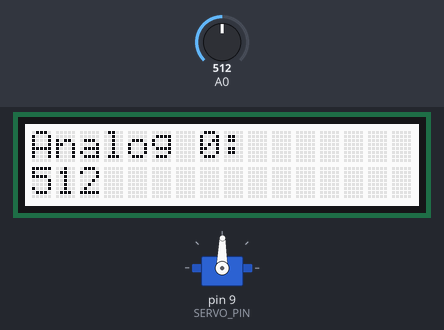
This sketch was run on a simulated Arduino Uno, built with avr-gcc and run on an emulated ATmega328P. Shown: 16×2 character LCD, servo. The inputs (shaded band) are chosen by the test bench; at power-on: A0 = 512. What the sketch prints to the serial monitor is not drawn.

Above: at 1.2 s.
1.3 s: A0 set to 716
At 2.7 s:
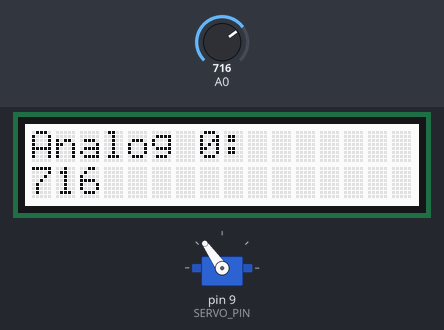
3.0 s: A0 set to 900
At 3.9 s:
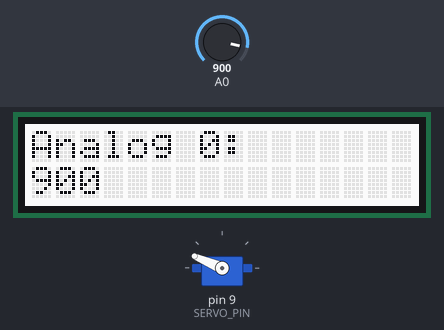
4.7 s: A0 set to 1023
At 6.1 s:
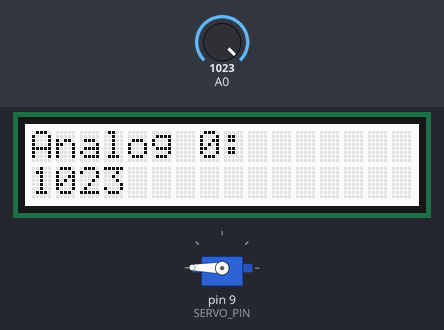
6.4 s: A0 set to 306
At 7.4 s:
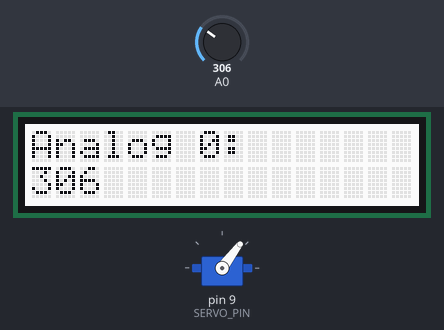
8.1 s: A0 set to 122
At 9.5 s:
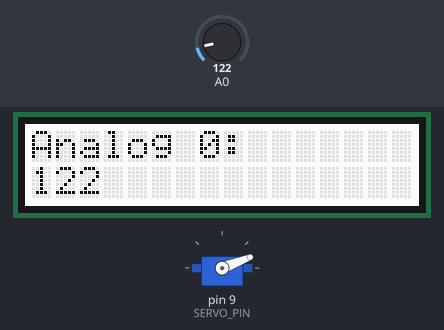
9.8 s: A0 set to 0
At 10.8 s:
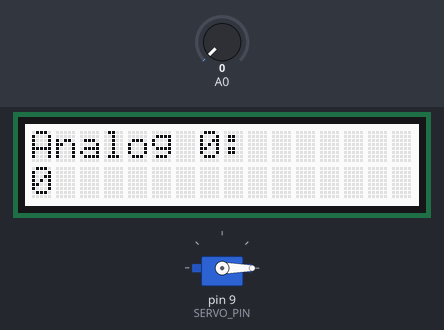
Timing chart, 0 to 12.5 s (numbered marks = the images above; inputs shaded):
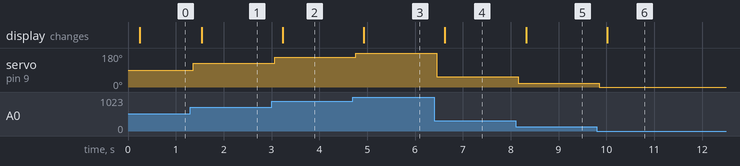

The sketch:

pan_tilt_potentiometer_control.ino
```cpp
/**
 * The project uses the following parts
 *
 * Mini Pan-Tilt Kit - Assembled with Micro Servos
 *
 *      https://www.adafruit.com/products/1967
 *
 * Arduino Uno
 *
 * Grove Base Shield
 *
 * Grove RGB Backlit LCD Display
 *
 * Grove Sliding Potentiometer v1.0
 *
 */

#include <Servo.h>
#include <Wire.h>
#include "rgb_lcd.h"

rgb_lcd lcd;

#define SERVO_PIN 9

/**
 * The SERVO_DELAY of 300 give a real jerky almost like a baby chicken.
 *
 * A SERVO_DELAY of 150 is pretty responsive.
 *
 * A value of 15 is from the Arduino examples, but does not give the servo enough
 * time to get into the angle position.
 *
 *      http://playground.arduino.cc/ComponentLib/Servo
 */
#define SERVO_DELAY 150

long analog0 = -1;

const char BLANK_LINE[] = "                ";

Servo vineServo;

void loop()
{
    int read0 = analogRead(A0);
    Serial.print("A0: ");
    Serial.println(read0);

    if(analog0 != read0)
    {
        analog0 = read0;

        int angle = map(analog0, 0, 1023, 0, 179);     // scale it to use it with the servo (value between 0 and 180)
        moveServo(angle);

        serialOutput(analog0);
        updateLcdDisplay(analog0);
    }

    delay(80);
}

/**
 * This function has to attach and detach the servo each time to avoid the jitter issue seen while also using SerialSoftware.h
*/
void moveServo(int angle)
{
  vineServo.attach(SERVO_PIN);

  vineServo.write(angle);
  delay(SERVO_DELAY);

  vineServo.detach();
}

void setup()
{
    // initialize serial communication:
    Serial.begin(9600);

    // setup the distance sensor
    pinMode (2,OUTPUT);//attach pin 2 to vcc
    pinMode (5,OUTPUT);//attach pin 5 to GND

    // set up the LCD's number of columns and rows:
    lcd.begin(16, 2);

    // Print a message to the LCD.
    lcd.print("Analog 0:");

    lcd.display();
}

void serialOutput(long analog0)
{
    Serial.print("analog 0: ");
    Serial.print(analog0);
    Serial.println();
}

/**
 * This function clears out the second row of the LCD display and
 * prints the distance there.
 *
 * @param distance
 */
void updateLcdDisplay(long analog0)
{
    // move the cursor to the second row and blank out all characters
    lcd.setCursor(0, 1);
    lcd.print(BLANK_LINE);

    // show the value on the LCD display
    lcd.setCursor(0, 1);
    lcd.print(analog0);
}
```

Measured:
- after the input at 1.3 s, servo on pin 9 (SERVO_PIN): 89° → 125° after 0.07 s; the display: changes after 0.24 s (image 1)
- after the input at 3.0 s, servo on pin 9 (SERVO_PIN): 125° → 157° after 0.06 s; the display: changes after 0.23 s (image 2)
- after the input at 4.7 s, servo on pin 9 (SERVO_PIN): 157° → 179° after 0.06 s; the display: changes after 0.23 s (image 3)
- after the input at 6.4 s, servo on pin 9 (SERVO_PIN): 179° → 53° after 0.06 s; the display: changes after 0.23 s (image 4)
- after the input at 8.1 s, servo on pin 9 (SERVO_PIN): 53° → 21° after 0.05 s; the display: changes after 0.22 s (image 5)
- after the input at 9.8 s, servo on pin 9 (SERVO_PIN): 21° → 0° after 0.05 s; the display: changes after 0.22 s (image 6)
